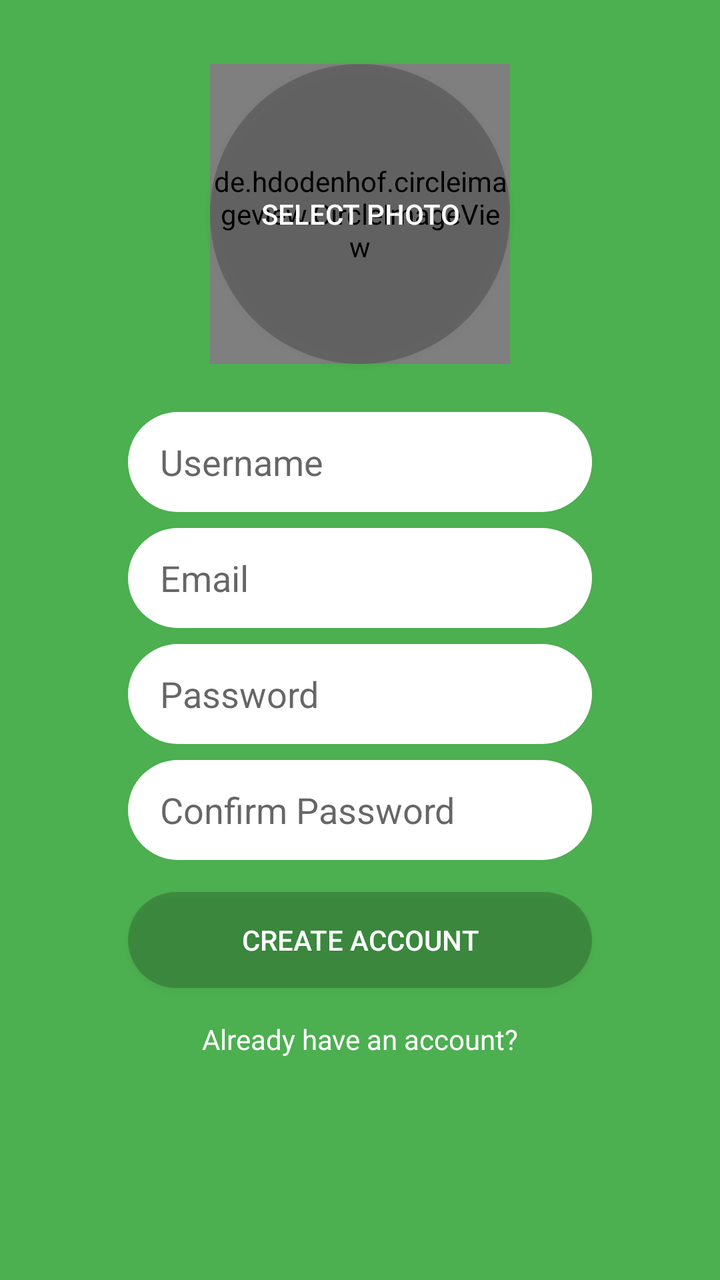
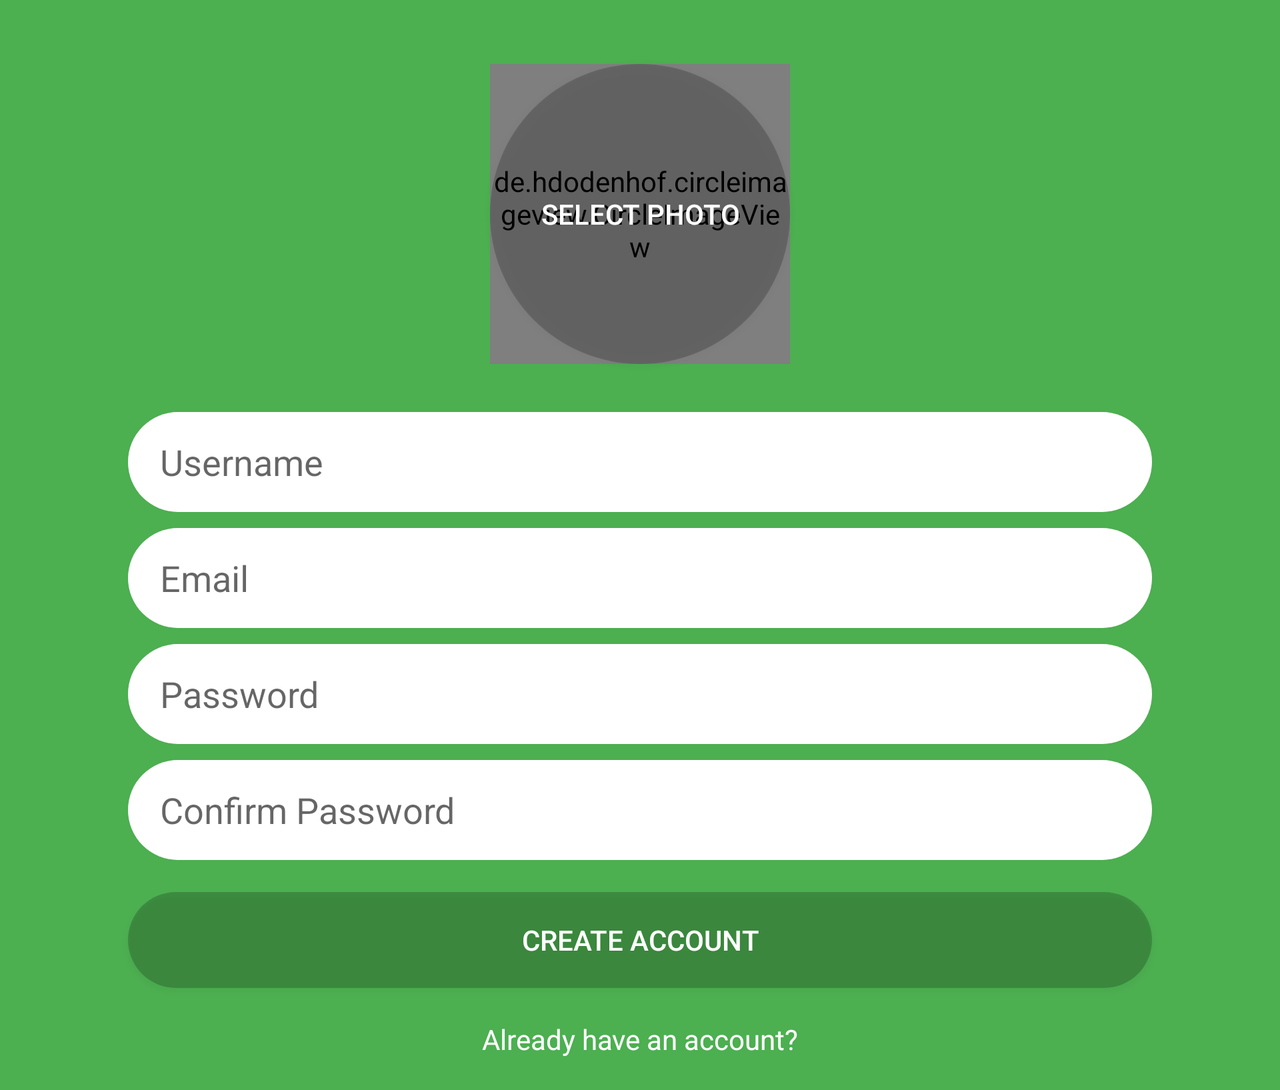

Compare how this app lays out the same screen by default and in its alternative resource folder. The renders come first, then the two layout files and the values they reference.
<!-- AndroidManifest.xml: application theme AppTheme -->
<!-- res/layout/activity_register.xml -->
<?xml version="1.0" encoding="utf-8"?>
<androidx.constraintlayout.widget.ConstraintLayout xmlns:android="http://schemas.android.com/apk/res/android"
    xmlns:app="http://schemas.android.com/apk/res-auto"
    xmlns:tools="http://schemas.android.com/tools"
    android:layout_width="match_parent"
    android:layout_height="match_parent"
    android:background="#4CAF50"
    tools:context=".RegisterActivity" >

    <de.hdodenhof.circleimageview.CircleImageView
        android:id="@+id/selectPhotoImageViewRegister"
        android:layout_width="150dp"
        android:layout_height="150dp"
        app:layout_constraintBottom_toBottomOf="@+id/selectPhotoRegister"
        app:layout_constraintEnd_toEndOf="@+id/selectPhotoRegister"
        app:layout_constraintStart_toStartOf="@+id/selectPhotoRegister"
        app:layout_constraintTop_toTopOf="@+id/selectPhotoRegister"
        app:civ_border_width="4dp"
        app:civ_border_color="#FFFFFF"/>

    <Button
        android:id="@+id/selectPhotoRegister"
        android:layout_width="150dp"
        android:layout_height="150dp"
        android:layout_marginTop="32dp"
        android:background="@drawable/rounded_photo_button"
        android:text="Select Photo"
        android:textColor="#FFFFFF"
        app:layout_constraintEnd_toEndOf="parent"
        app:layout_constraintStart_toStartOf="parent"
        app:layout_constraintTop_toTopOf="parent" />

    <EditText
        android:id="@+id/textUsernameRegister"
        android:layout_width="0dp"
        android:layout_height="50dp"
        android:layout_marginStart="64dp"
        android:layout_marginTop="24dp"
        android:layout_marginEnd="64dp"
        android:background="@drawable/rounded_text_register_login"
        android:ems="10"
        android:hint="Username"
        android:inputType="textPersonName"
        android:paddingLeft="16dp"
        app:layout_constraintEnd_toEndOf="parent"
        app:layout_constraintStart_toStartOf="parent"
        app:layout_constraintTop_toBottomOf="@+id/selectPhotoRegister" />

    <EditText
        android:id="@+id/textEmailRegister"
        android:layout_width="0dp"
        android:layout_height="50dp"
        android:layout_marginTop="8dp"
        android:background="@drawable/rounded_text_register_login"
        android:ems="10"
        android:hint="Email"
        android:inputType="textEmailAddress"
        android:paddingLeft="16dp"
        app:layout_constraintEnd_toEndOf="@+id/textUsernameRegister"
        app:layout_constraintHorizontal_bias="0.0"
        app:layout_constraintStart_toStartOf="@+id/textUsernameRegister"
        app:layout_constraintTop_toBottomOf="@+id/textUsernameRegister" />

    <EditText
        android:id="@+id/textPasswordRegister"
        android:layout_width="0dp"
        android:layout_height="50dp"
        android:layout_marginTop="8dp"
        android:background="@drawable/rounded_text_register_login"
        android:ems="10"
        android:hint="Password"
        android:inputType="textPersonName|textPassword"
        android:paddingLeft="16dp"
        app:layout_constraintEnd_toEndOf="@+id/textEmailRegister"
        app:layout_constraintStart_toStartOf="@+id/textEmailRegister"
        app:layout_constraintTop_toBottomOf="@+id/textEmailRegister" />

    <EditText
        android:id="@+id/textPasswordRegisterConfirm"
        android:layout_width="0dp"
        android:layout_height="50dp"
        android:layout_marginTop="8dp"
        android:background="@drawable/rounded_text_register_login"
        android:ems="10"
        android:hint="Confirm Password"
        android:inputType="textPersonName|textPassword"
        android:paddingLeft="16dp"
        app:layout_constraintEnd_toEndOf="@+id/textEmailRegister"
        app:layout_constraintStart_toStartOf="@+id/textEmailRegister"
        app:layout_constraintTop_toBottomOf="@+id/textPasswordRegister" />

    <Button
        android:id="@+id/createAccountButtonRegister"
        android:layout_width="0dp"
        android:layout_height="wrap_content"
        android:layout_marginTop="16dp"
        android:background="@drawable/rounded_button_register_login"
        android:text="Create Account"
        android:textColor="#FFFFFF"
        app:layout_constraintEnd_toEndOf="@+id/textPasswordRegister"
        app:layout_constraintStart_toStartOf="@+id/textPasswordRegister"
        app:layout_constraintTop_toBottomOf="@+id/textPasswordRegisterConfirm" />

    <TextView
        android:id="@+id/alreadyAccountRegister"
        android:layout_width="wrap_content"
        android:layout_height="wrap_content"
        android:layout_marginTop="16dp"
        android:text="Already have an account?"
        android:textColor="#FFFFFF"
        app:layout_constraintEnd_toEndOf="@+id/createAccountButtonRegister"
        app:layout_constraintStart_toStartOf="@+id/createAccountButtonRegister"
        app:layout_constraintTop_toBottomOf="@+id/createAccountButtonRegister" />

</androidx.constraintlayout.widget.ConstraintLayout>
<!-- resources referenced by this layout -->
<resources>
  <!-- drawable rounded_button_register_login (drawable) -->
  <?xml version="1.0" encoding="utf-8"?>
  <shape xmlns:android="http://schemas.android.com/apk/res/android">
  
      <solid android:color="#33000000" />
      <corners android:radius="25dp" />
  
  </shape>
  <!-- drawable rounded_photo_button (drawable) -->
  <?xml version="1.0" encoding="utf-8"?>
  <shape xmlns:android="http://schemas.android.com/apk/res/android">
  
      <corners android:radius="75dp"/>
      <solid android:color="#33000000"/>
  
  </shape>
  <!-- drawable rounded_text_register_login (drawable) -->
  <?xml version="1.0" encoding="utf-8"?>
  <shape xmlns:android="http://schemas.android.com/apk/res/android">
  
      <solid android:color="@android:color/white" />
      <corners android:radius="25dp" />
  
  </shape>
  <style name="AppTheme" parent="Theme.AppCompat.Light.DarkActionBar">
          
          <item name="colorPrimary">@color/colorPrimary</item>
          <item name="colorPrimaryDark">@color/colorPrimaryDark</item>
          <item name="colorAccent">@color/colorAccent</item>
          <item name="android:listDivider">@drawable/divider_gray</item>
      </style>
  <color name="colorPrimary">#4CAF50</color>
  <color name="colorPrimaryDark">#4CAF50</color>
  <color name="colorAccent">#D81B60</color>
  <!-- drawable divider_gray (drawable) -->
  <?xml version="1.0" encoding="utf-8"?>
  <shape xmlns:android="http://schemas.android.com/apk/res/android">
      <size android:width="1dp" android:height="1dp" />
      <solid android:color="#408B8B8B" />
  </shape>
</resources>
<!-- res/layout-land/activity_register.xml (the repository's variant of the layout above) -->
<!-- drawn on the phone turned sideways -->
<?xml version="1.0" encoding="utf-8"?>
<ScrollView xmlns:android="http://schemas.android.com/apk/res/android"
    xmlns:app="http://schemas.android.com/apk/res-auto"
    android:layout_height="match_parent"
    android:layout_width="match_parent">

    <androidx.constraintlayout.widget.ConstraintLayout
        android:layout_width="match_parent"
    android:layout_height="match_parent"
    android:background="#4CAF50">

    <de.hdodenhof.circleimageview.CircleImageView
        android:id="@+id/selectPhotoImageViewRegister"
        android:layout_width="150dp"
        android:layout_height="150dp"
        app:civ_border_color="#FFFFFF"
        app:civ_border_width="4dp"
        app:layout_constraintBottom_toBottomOf="@+id/selectPhotoRegister"
        app:layout_constraintEnd_toEndOf="@+id/selectPhotoRegister"
        app:layout_constraintStart_toStartOf="@+id/selectPhotoRegister"
        app:layout_constraintTop_toTopOf="@+id/selectPhotoRegister" />

    <Button
        android:id="@+id/selectPhotoRegister"
        android:layout_width="150dp"
        android:layout_height="150dp"
        android:layout_marginTop="32dp"
        android:background="@drawable/rounded_photo_button"
        android:text="Select Photo"
        android:textColor="#FFFFFF"
        app:layout_constraintEnd_toEndOf="parent"
        app:layout_constraintStart_toStartOf="parent"
        app:layout_constraintTop_toTopOf="parent" />

    <EditText
        android:id="@+id/textUsernameRegister"
        android:layout_width="0dp"
        android:layout_height="50dp"
        android:layout_marginStart="64dp"
        android:layout_marginTop="24dp"
        android:layout_marginEnd="64dp"
        android:background="@drawable/rounded_text_register_login"
        android:ems="10"
        android:hint="Username"
        android:inputType="textPersonName"
        android:paddingLeft="16dp"
        app:layout_constraintEnd_toEndOf="parent"
        app:layout_constraintStart_toStartOf="parent"
        app:layout_constraintTop_toBottomOf="@+id/selectPhotoRegister" />

    <EditText
        android:id="@+id/textEmailRegister"
        android:layout_width="0dp"
        android:layout_height="50dp"
        android:layout_marginTop="8dp"
        android:background="@drawable/rounded_text_register_login"
        android:ems="10"
        android:hint="Email"
        android:inputType="textEmailAddress"
        android:paddingLeft="16dp"
        app:layout_constraintEnd_toEndOf="@+id/textUsernameRegister"
        app:layout_constraintHorizontal_bias="0.0"
        app:layout_constraintStart_toStartOf="@+id/textUsernameRegister"
        app:layout_constraintTop_toBottomOf="@+id/textUsernameRegister" />

    <EditText
        android:id="@+id/textPasswordRegister"
        android:layout_width="0dp"
        android:layout_height="50dp"
        android:layout_marginTop="8dp"
        android:background="@drawable/rounded_text_register_login"
        android:ems="10"
        android:hint="Password"
        android:inputType="textPersonName|textPassword"
        android:paddingLeft="16dp"
        app:layout_constraintEnd_toEndOf="@+id/textEmailRegister"
        app:layout_constraintStart_toStartOf="@+id/textEmailRegister"
        app:layout_constraintTop_toBottomOf="@+id/textEmailRegister" />

    <EditText
        android:id="@+id/textPasswordRegisterConfirm"
        android:layout_width="0dp"
        android:layout_height="50dp"
        android:layout_marginTop="8dp"
        android:background="@drawable/rounded_text_register_login"
        android:ems="10"
        android:hint="Confirm Password"
        android:inputType="textPersonName|textPassword"
        android:paddingLeft="16dp"
        app:layout_constraintEnd_toEndOf="@+id/textEmailRegister"
        app:layout_constraintStart_toStartOf="@+id/textEmailRegister"
        app:layout_constraintTop_toBottomOf="@+id/textPasswordRegister" />

    <Button
        android:id="@+id/createAccountButtonRegister"
        android:layout_width="0dp"
        android:layout_height="wrap_content"
        android:layout_marginTop="16dp"
        android:background="@drawable/rounded_button_register_login"
        android:text="Create Account"
        android:textColor="#FFFFFF"
        app:layout_constraintEnd_toEndOf="@+id/textPasswordRegister"
        app:layout_constraintStart_toStartOf="@+id/textPasswordRegister"
        app:layout_constraintTop_toBottomOf="@+id/textPasswordRegisterConfirm" />

        <TextView
            android:id="@+id/alreadyAccountRegister"
            android:layout_width="wrap_content"
            android:layout_height="wrap_content"
            android:layout_marginTop="16dp"
            android:layout_marginBottom="16dp"
            android:text="Already have an account?"
            android:textColor="#FFFFFF"
            app:layout_constraintBottom_toBottomOf="parent"
            app:layout_constraintEnd_toEndOf="@+id/createAccountButtonRegister"
            app:layout_constraintStart_toStartOf="@+id/createAccountButtonRegister"
            app:layout_constraintTop_toBottomOf="@+id/createAccountButtonRegister" />

</androidx.constraintlayout.widget.ConstraintLayout >
</ScrollView>
